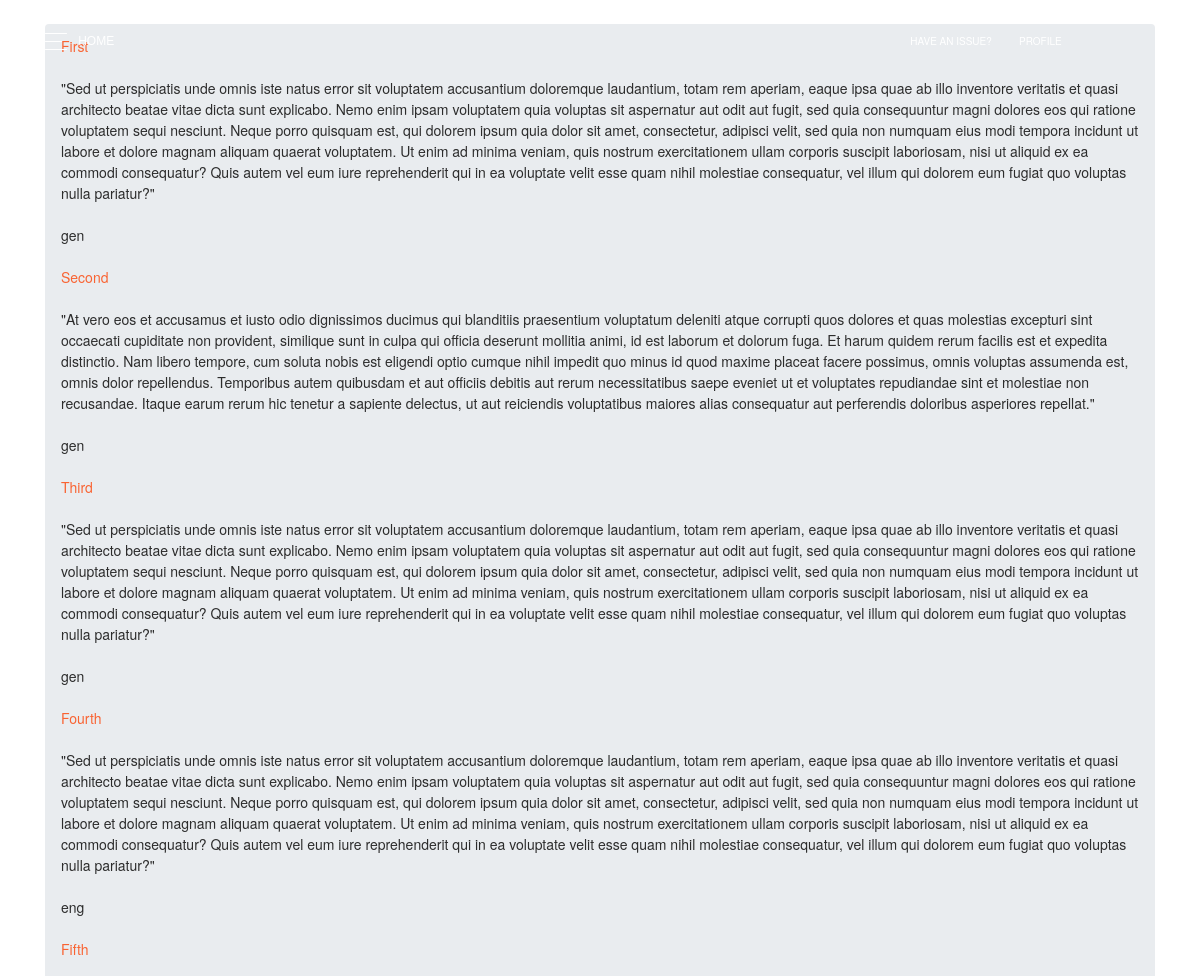
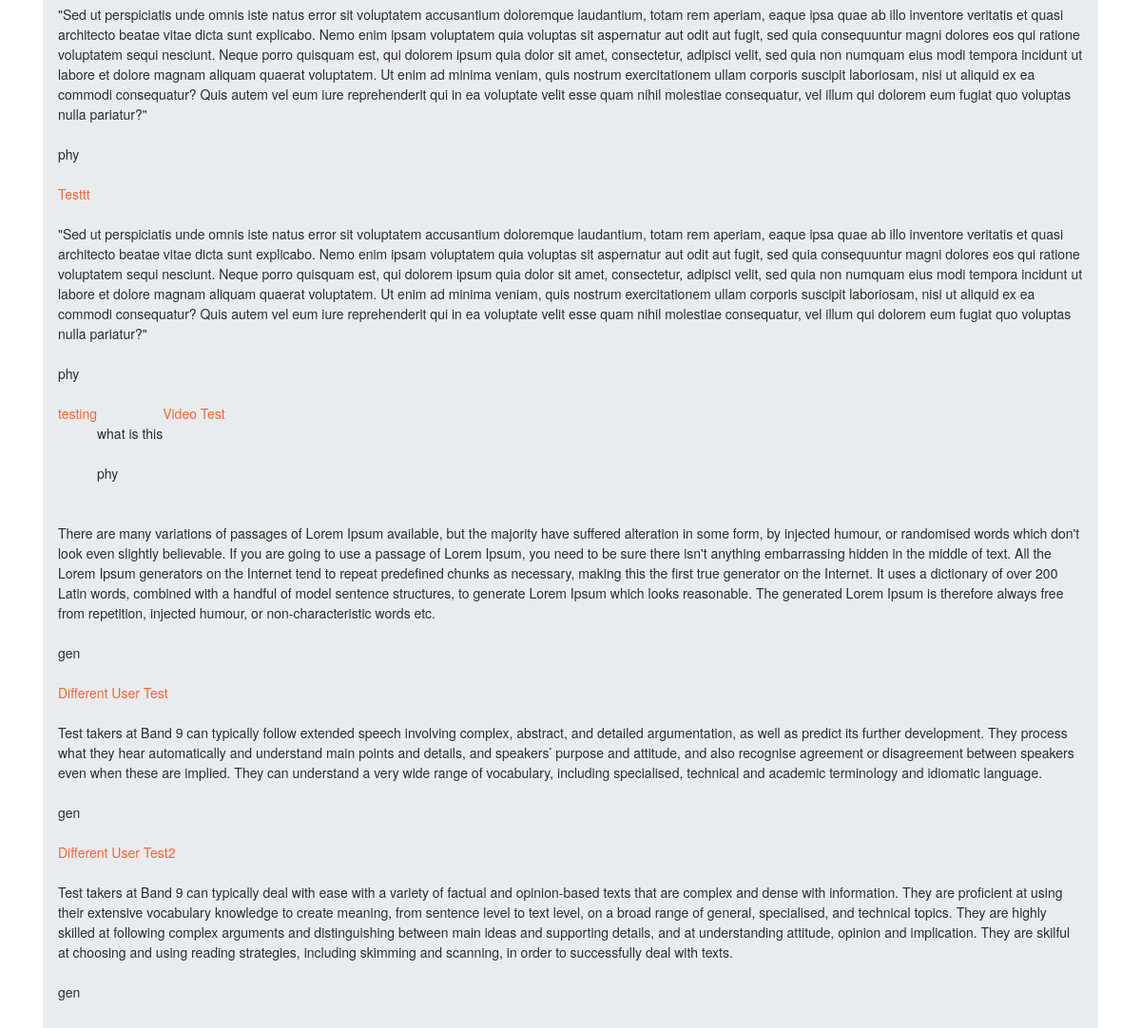
Screenshot of /main/home with the database file from the repository (2 pictures, top to bottom).
### main/models.py (models this page shows, shortened)
class Topic(models.Model):
    Author = models.ForeignKey(User, on_delete=models.CASCADE, related_name='topics')
    Title = models.CharField(max_length=200,unique = True)
    Body = models.TextField()
    positiveVotes = models.IntegerField(default=0)
    negativeVotes = models.IntegerField(default=0)
    videoLink = models.URLField(max_length=400, blank = True)
    Category = models.CharField(
        max_length = 3,
        choices = ( ("phy", "Physics"),
                    ("che", "Chemistry"),
                    ("bio", "Biology"),
                    ("eng", "English"),
                    ("ara", "Arabic"),
                    ("his", "History"),
                    ("art", "Arts"),
                    ("ict", "Computer science"),
                    ("mth", "Maths"),
                    ("gen", "General"),
                    ),
        default = "gen",
    )
    timeStamp = models.DateTimeField(auto_now=False, auto_now_add=True)

### main/views.py (the view)
# urls.py: 2. Add a URL to urlpatterns:  path('', views.home, name='home')
def home(request):
    topics_list = get_list_or_404(Topic)
    data = {'topics_list': topics_list}
    return render(request, 'main/home.html',context=data)

### templates/main/home.html (shortened to what this page needs)
{% extends 'base.html' %}
{% block breadcrumb %}
{% if topics_list%}
    {%for topic in topics_list%}
          <a href = {{topic.Category}}/{{topic.id}}>{{topic.Title}}</a>
          <br>
          {{topic.Body}}
          <br><br>
          {{topic.Category}}
          <br><br>
    {%endfor%}
{%endif%}
{% endblock %}

### rows the page displays
Topic: Title "First", Body "\"Sed ut perspiciatis unde omnis iste natus error sit voluptatem accusantium doloremque laudantium, totam rem aperiam, eaque ipsa quae ab illo inventore veritatis et quasi architecto beatae vitae dicta sunt explicabo. Nemo enim ipsam voluptatem quia voluptas sit aspernatur aut odit aut fugit, sed quia consequuntur magni dolores eos qui ratione voluptatem sequi nesciunt. Neque porro quisquam est, qui dolorem ipsum quia dolor sit amet, consectetur, adipisci velit, sed quia non numquam eius modi tempora incidunt ut labore et dolore magnam aliquam quaerat voluptatem. Ut enim ad minima veniam, quis nostrum exercitationem ullam corporis suscipit laboriosam, nisi ut aliquid ex ea commodi…", Category "gen"
Topic: Title "Second", Body "\"At vero eos et accusamus et iusto odio dignissimos ducimus qui blanditiis praesentium voluptatum deleniti atque corrupti quos dolores et quas molestias excepturi sint occaecati cupiditate non provident, similique sunt in culpa qui officia deserunt mollitia animi, id est laborum et dolorum fuga. Et harum quidem rerum facilis est et expedita distinctio. Nam libero tempore, cum soluta nobis est eligendi optio cumque nihil impedit quo minus id quod maxime placeat facere possimus, omnis voluptas assumenda est, omnis dolor repellendus. Temporibus autem quibusdam et aut officiis debitis aut rerum necessitatibus saepe eveniet ut et voluptates repudiandae sint et molestiae non recusandae. Itaque…", Category "gen"
Topic: Title "Third", Body "\"Sed ut perspiciatis unde omnis iste natus error sit voluptatem accusantium doloremque laudantium, totam rem aperiam, eaque ipsa quae ab illo inventore veritatis et quasi architecto beatae vitae dicta sunt explicabo. Nemo enim ipsam voluptatem quia voluptas sit aspernatur aut odit aut fugit, sed quia consequuntur magni dolores eos qui ratione voluptatem sequi nesciunt. Neque porro quisquam est, qui dolorem ipsum quia dolor sit amet, consectetur, adipisci velit, sed quia non numquam eius modi tempora incidunt ut labore et dolore magnam aliquam quaerat voluptatem. Ut enim ad minima veniam, quis nostrum exercitationem ullam corporis suscipit laboriosam, nisi ut aliquid ex ea commodi…", Category "gen"
Topic: Title "Fourth", Body "\"Sed ut perspiciatis unde omnis iste natus error sit voluptatem accusantium doloremque laudantium, totam rem aperiam, eaque ipsa quae ab illo inventore veritatis et quasi architecto beatae vitae dicta sunt explicabo. Nemo enim ipsam voluptatem quia voluptas sit aspernatur aut odit aut fugit, sed quia consequuntur magni dolores eos qui ratione voluptatem sequi nesciunt. Neque porro quisquam est, qui dolorem ipsum quia dolor sit amet, consectetur, adipisci velit, sed quia non numquam eius modi tempora incidunt ut labore et dolore magnam aliquam quaerat voluptatem. Ut enim ad minima veniam, quis nostrum exercitationem ullam corporis suscipit laboriosam, nisi ut aliquid ex ea commodi…", Category "eng"
Topic: Title "Fifth", Body "\"Sed ut perspiciatis unde omnis iste natus error sit voluptatem accusantium doloremque laudantium, totam rem aperiam, eaque ipsa quae ab illo inventore veritatis et quasi architecto beatae vitae dicta sunt explicabo. Nemo enim ipsam voluptatem quia voluptas sit aspernatur aut odit aut fugit, sed quia consequuntur magni dolores eos qui ratione voluptatem sequi nesciunt. Neque porro quisquam est, qui dolorem ipsum quia dolor sit amet, consectetur, adipisci velit, sed quia non numquam eius modi tempora incidunt ut labore et dolore magnam aliquam quaerat voluptatem. Ut enim ad minima veniam, quis nostrum exercitationem ullam corporis suscipit laboriosam, nisi ut aliquid ex ea commodi…", Category "phy"
Topic: Title "Testtt", Body "\"Sed ut perspiciatis unde omnis iste natus error sit voluptatem accusantium doloremque laudantium, totam rem aperiam, eaque ipsa quae ab illo inventore veritatis et quasi architecto beatae vitae dicta sunt explicabo. Nemo enim ipsam voluptatem quia voluptas sit aspernatur aut odit aut fugit, sed quia consequuntur magni dolores eos qui ratione voluptatem sequi nesciunt. Neque porro quisquam est, qui dolorem ipsum quia dolor sit amet, consectetur, adipisci velit, sed quia non numquam eius modi tempora incidunt ut labore et dolore magnam aliquam quaerat voluptatem. Ut enim ad minima veniam, quis nostrum exercitationem ullam corporis suscipit laboriosam, nisi ut aliquid ex ea commodi…", Category "phy"
Topic: Title "testing", Body "what is this", Category "phy"
Topic: Title "Video Test", Body "There are many variations of passages of Lorem Ipsum available, but the majority have suffered alteration in some form, by injected humour, or randomised words which don't look even slightly believable. If you are going to use a passage of Lorem Ipsum, you need to be sure there isn't anything embarrassing hidden in the middle of text. All the Lorem Ipsum generators on the Internet tend to repeat predefined chunks as necessary, making this the first true generator on the Internet. It uses a dictionary of over 200 Latin words, combined with a handful of model sentence structures, to generate Lorem Ipsum which looks reasonable. The generated Lorem Ipsum is therefore always free from…", Category "gen"
Topic: Title "Different User Test", Body "Test takers at Band 9 can typically follow extended speech involving complex, abstract, and detailed argumentation, as well as predict its further development. They process what they hear automatically and understand main points and details, and speakers’ purpose and attitude, and also recognise agreement or disagreement between speakers even when these are implied. They can understand a very wide range of vocabulary, including specialised, technical and academic terminology and idiomatic language.", Category "gen"
Topic: Title "Different User Test2", Body "Test takers at Band 9 can typically deal with ease with a variety of factual and opinion-based texts that are complex and dense with information. They are proficient at using their extensive vocabulary knowledge to create meaning, from sentence level to text level, on a broad range of general, specialised, and technical topics. They are highly skilled at following complex arguments and distinguishing between main ideas and supporting details, and at understanding attitude, opinion and implication. They are skilful at choosing and using reading strategies, including skimming and scanning, in order to successfully deal with texts.", Category "gen"
